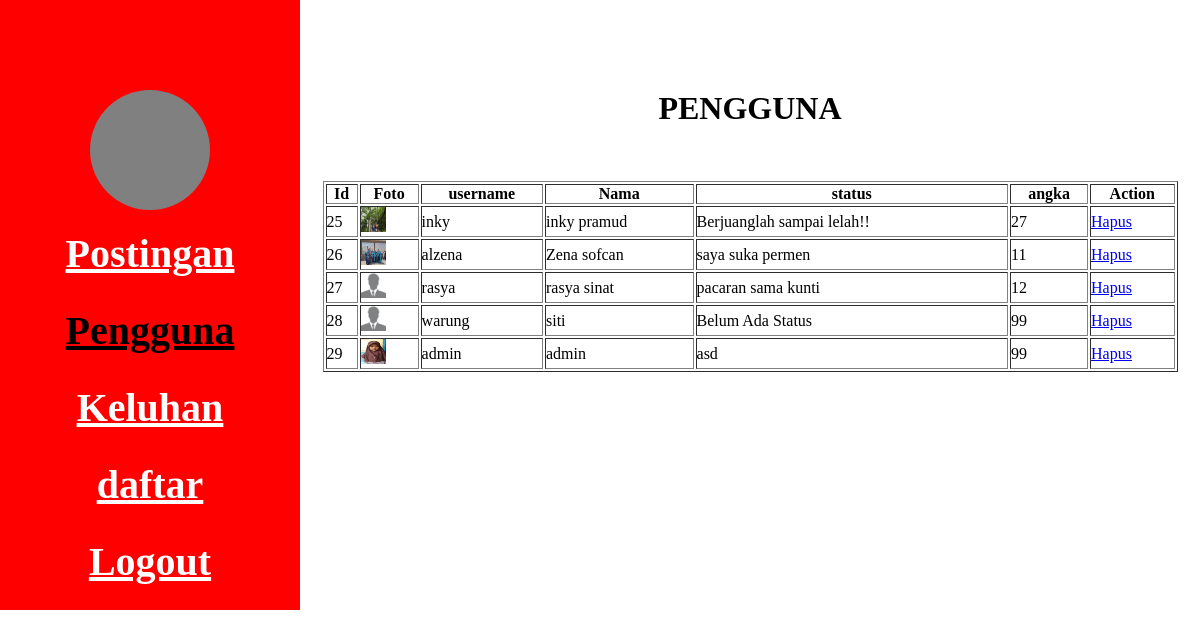
The page /user.php (signed in) on the database its author committed.
### tables this page shows
CREATE TABLE `user` (
  `id_user` int(11) NOT NULL,
  `username` varchar(50) NOT NULL,
  `password` varchar(500) NOT NULL,
  `nama` varchar(100) NOT NULL,
  `image` varchar(500) NOT NULL,
  `status` varchar(500) NOT NULL,
  `number` varchar(100) NOT NULL
);

### user.php (the view, shortened to what this page needs)
<?php
	require'konek.php';
 ?>
<!DOCTYPE html>
<html>
<head>
</head>
<body>
	<div class="nav">
		<div class="bulat"></div>
		<ul>
			<li><a class="asa" href="index_admin.php">Postingan</a></li>
			<li><a class="asa" href="user.php"  id="aktif">Pengguna</a></li>
			<li><a class="asa" href="keluh.php">Keluhan</a></li>
			<li><a class="asa" href="bangkong.php">daftar</a></li>
			<li><a class="asa" href="logout_admin.php">Logout</a></li>
		</ul>
	</div>
	<div class="isi" id="">
		<h1>PENGGUNA</h1>
		<?php
			$lapor = mysqli_query($kon, "SELECT * FROM user LIMIT 10 ");
		 ?>
           <br><br><br>
           <center>
           <table border="1px" width="95%">
               <tr>
                   <th>Id</th>
                   <th>Foto</th>
                   <th>username</th>
                   <th>Nama</th>
                   <th>status</th>
                   <th>angka</th>
                   <th>Action</th>
               </tr>
               <?php foreach ($lapor as $key) :?>
               <tr>
                   <td><?= $key['id_user']; ?></td>
                   <td><img src="<?= $key['image']; ?>"></td>
                   <td><?= $key['username']; ?></td>
                   <td><?= $key['nama']; ?></td>
                   <td><?= $key['status']; ?></td>
                   <td><?= $key['number']; ?></td>
                   <td><a href="hapus_user.php?id=<?= $key['id'] ?>" onclick="return confirm('Yakin??');">Hapus</a>
                   </td>
               </tr>
               <?php endforeach ?>
           </table>
           </center>
	</div>
</body>
</html>

### user.php (style rules this page uses)
* { padding: 0; margin: 0; }
.nav { width: 25%; height: 520px; text-align: center; background-color: red; padding-top: 90px; float: left; }
.bulat { width: 120px; height: 120px; border-radius: 50%; background-color: grey; margin: auto; margin-bottom: 20px; }
li { margin-bottom: 30px; }
.asa { font-size: 40px; color: white; font-weight: bold; background: none; border: none; }
.isi { width: 75%; height: 520px; float: left; text-align: center; padding-top: 90px; }
img { width: 25px; height: 25px; }
#aktif { color: black; }

### rows shown on the page
user: id_user "25", image (picture), username "inky", nama "inky pramud", status "Berjuanglah sampai lelah!!", number "27"
user: id_user "26", image (picture), username "alzena", nama "Zena sofcan", status "saya suka permen", number "11"
user: id_user "27", image (placeholder picture), username "rasya", nama "rasya sinat", status "pacaran sama kunti", number "12"
user: id_user "28", image (placeholder picture), username "warung", nama "siti", status "Belum Ada Status", number "99"
user: id_user "29", image (picture), username "admin", nama "admin", status "asd", number "99"
